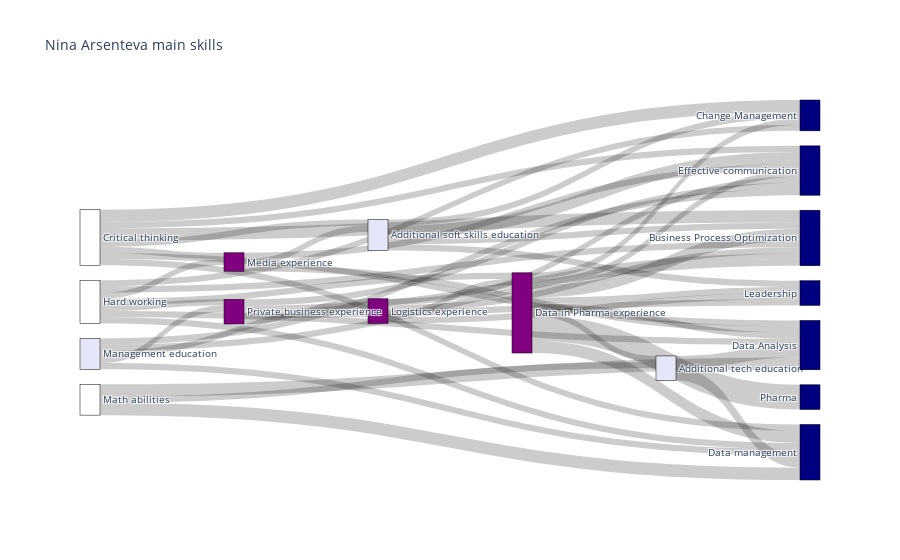

Notebook source saved alongside this figure:
### Code cell
import plotly.graph_objects as go

fig = go.Figure(data=[go.Sankey(
    node = dict(
      pad = 15,
      thickness = 20,
      line = dict(color = "black", width = 0.5),
      label = ['Management education', 'Math abilities', 'Hard working', 'Critical thinking',
               'Logistics experience', 'Media experience', 'Private business experience', 
               'Data in Pharma experience', 'Additional tech education', 'Additional soft skills education',
               'Business Process Optimization', 'Change Management', 'Data Analysis', 'Data management', 
               'Effective communication', 'Leadership', 'Pharma'],
    color = ['lavender', 'white', 'white', 'white', 'purple', 'purple', 'purple', 'purple', 
             'lavender', 'lavender', 'navy', 'navy', 'navy', 'navy', 'navy', 'navy', 'navy'],

    ),
    link = dict(
      source = [ 0,0,1,1,2,2,2,2,3,3,3,3,3,4,4,4,5,5,6,6,6,7,7,7,7,7,7,7,8,8,9,9,2,3,0,2,0,6,3,5,4,1,7,2,0,9,9], 
      target = [ 10,14,12,13,10,11,12,13,10,11,12,13,14,10,14,15,12,14,10,14,15,10,11,12,13,14,15,16,12,13,14,15,5,5,6,6,4,4,9,9,7,8,8,7,13,10,11],
      value = [ 1,1,2,2,1,1,1,1,2,2,1,1,1,1,1,1,1,1,1,1,1,2,1,1,2,1,1,4,2,2,2,1,1,1,1,1,1,1,1,1,1,1,1,1,1,1,1],
  
  ))])

fig.update_layout(title_text="Nina Arsenteva main skills", font_size=10)
fig.show()

### Figure 1 — Plotly figure (JSON) as saved in the notebook; plotly's stock layout.template omitted (floating-point values rounded to 4 significant figures)
{"data": [{"link": {"value": [1, 1, 2, 2, 1, 1, 1, 1, 2, 2, 1, 1, 1, 1, 1, 1, 1, 1, 1, 1, 1, 2, 1, 1, 2, 1, 1, 4, 2, 2, 2, 1, 1, 1, 1, 1, 1, 1, 1, 1, 1, 1, 1, 1, 1, 1, 1], "source": [0, 0, 1, 1, 2, 2, 2, 2, 3, 3, 3, 3, 3, 4, 4, 4, 5, 5, 6, 6, 6, 7, 7, 7, 7, 7, 7, 7, 8, 8, 9, 9, 2, 3, 0, 2, 0, 6, 3, 5, 4, 1, 7, 2, 0, 9, 9], "target": [10, 14, 12, 13, 10, 11, 12, 13, 10, 11, 12, 13, 14, 10, 14, 15, 12, 14, 10, 14, 15, 10, 11, 12, 13, 14, 15, 16, 12, 13, 14, 15, 5, 5, 6, 6, 4, 4, 9, 9, 7, 8, 8, 7, 13, 10, 11]}, "node": {"pad": 15, "line": {"color": "black", "width": 0.5}, "color": ["lavender", "white", "white", "white", "purple", "purple", "purple", "purple", "lavender", "lavender", "navy", "navy", "navy", "navy", "navy", "navy", "navy"], "label": ["Management education", "Math abilities", "Hard working", "Critical thinking", "Logistics experience", "Media experience", "Private business experience", "Data in Pharma experience", "Additional tech education", "Additional soft skills education", "Business Process Optimization", "Change Management", "Data Analysis", "Data management", "Effective communication", "Leadership", "Pharma"], "thickness": 20}, "type": "sankey"}], "layout": {"font": {"size": 10}, "title": {"text": "Nina Arsenteva main skills"}}}
